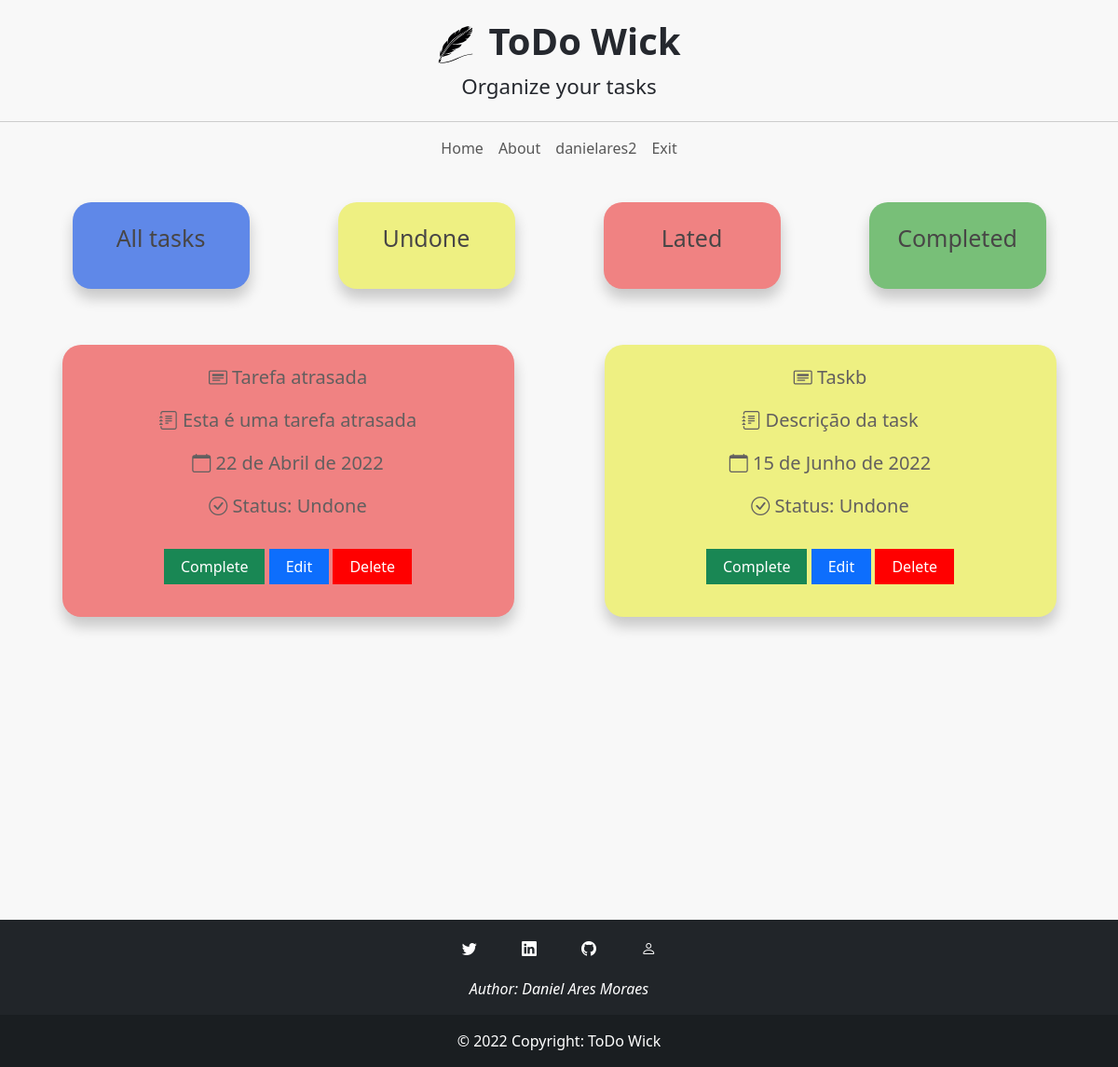
The page /undone-tasks/ (signed in) on the database its author committed.
### task/models.py (models this page shows)
class Task(models.Model):
    user = models.ForeignKey(User, on_delete= models.CASCADE, null=True, blank=True)
    title = models.CharField(max_length=100)
    description = models.CharField(max_length=250)
    creation_date = models.DateField(auto_now=True)
    due_date =models.DateField(blank=True, null=True)
    completed = models.BooleanField(default=False)
    lated = models.BooleanField(default=False)
    def __str__(self):
        return self.title
    class Meta:
        order_with_respect_to = 'user'

### task/views.py (the view)
# urls.py: path('undone-tasks/', login_required(UndoneTasksView.as_view()), name='undone-tasks'),
@method_decorator(login_required, name='dispatch')
class UndoneTasksView(TemplateView):
    template_name = 'task/all-my-tasks.html'
    def get_context_data(self, **kwargs):
        user_id = self.request.user.id
        context = super().get_context_data(**kwargs)
        tasks = Task.objects.filter(user = user_id, completed=False).order_by("due_date")
        for task in tasks:
            if lated_verify(task.due_date):
                task.lated = True
        context['tasks'] = tasks
        return context

### task/views.py (called while the page is built)
def lated_verify(date):
    today = date.today()
    if date < today:
        return True

### templates/task/all-my-tasks.html (shortened to what this page needs)
{% extends 'base.html' %}
{% load bootstrap5 %}
{% block content %}
<div class="container min-vh-100">
    <div class="row align-items-center">
        <a href="{% url 'all-my-tasks' %}" class="col-md-2 item" id="all">
            <p>All tasks</p>
        </a>
        <a href="{% url 'undone-tasks' %}" class="col-md-2 item" id="undone">
            <p>Undone</p>
        </a>
        <a href="{% url 'lated-tasks' %}" class="col-md-2 item" id="lated">
            <p>Lated</p>
        </a>
        <a href="{% url 'complete-tasks' %}" class="col-md-2 item" id="completed">
            <p>Completed</p>
        </a>
    </div>
    <div class="row align-items-center gx-5">
        {% for task in tasks %}
        <div class="col-md-5 item completed-{{task.completed}} lated-{{task.lated}}" id="my-task">
            <p id="task-name">
                <i class="bi bi-card-heading"></i>
                {{task}}
            </p>
            <p id="task-description">
                <i class="bi bi-journal-text"></i>
                {{task.description}}
            </p>
            <p id="task-due-date">
                <i class="bi bi-calendar"></i>
                {{task.due_date}}
            </p>
            <p id="task-due-date">
                <i class="bi bi-check-circle"></i>
                Status:
                {% if task.completed == False %}
                Undone
                {% else %}
                Completed
                {% endif %}
            </p>
            <div class="btn-tasks">
                {% if task.completed == False %}
                <button type="button" class="btn btn-success" data-bs-toggle="modal"
                    data-bs-target="#modalComplete{{task.id}}">Complete</button>
                {% else %}
                <button type="button" class="btn btn-warning" data-bs-toggle="modal"
                    data-bs-target="#modalComplete{{task.id}}">Undone</button>
                {% endif %}
                <a href="{% url 'my-task' task.id %}" class="btn btn-primary">Edit</a>
                <button type="button" class="btn btn-danger" data-bs-toggle="modal"
                    data-bs-target="#modalDelete{{task.id}}">Delete</button>
            </div>
        </div>
        {% endfor %}
    </div>
</div>
{% endblock %}

### templates/base.html (shortened to what this page needs)
{% load static %}
{% load bootstrap5 %}
<!DOCTYPE html>
<html lang="en">
<head>
    {% bootstrap_css %}
    <link rel="stylesheet" href="https://cdn.jsdelivr.net/npm/bootstrap-icons@1.8.1/font/bootstrap-icons.css">
    <link rel="stylesheet" href="{% static '/css/styles.css' %}">
</head>
<body>
    <div class="container-fluid">
        <header class="row" id="header">
            <div id="logo-container">
                <img src="{% static '/images/logo.svg' %}" alt="Art" id="logo">
                <h1 class="title">ToDo Wick</h1>
            </div>
            <p>Organize your tasks</p>
        </header>
        <nav class="navbar navbar-expand-md navbar-light bg-faded">
            <div class="container-fluid">
                <div class="collapse navbar-collapse justify-content-end" id="navbar-links">
                    <ul class="navbar-nav mx-auto">
                        <li class="nav-item active text-center">
                            <a class="nav-link" href="{% url 'index' %}">Home</a>
                        </li>
                        <li class="nav-item active text-center">
                            <a class="nav-link" href="{% url 'about' %}">About</a>
                        </li>
                        {% if user.is_anonymous %}
                        <li class="nav-item text-center">
                            <a class="nav-link" href="{% url 'login' %}">Login</a>
                        </li>
                        <li class="nav-item text-center">
                            <a class="nav-link" href="{% url 'register' %}">SignUp</a>
                        </li>
                        {% else %}
                        <li class="nav-item text-center">
                            <a class="nav-link" href="#">{{user.username}}</a>
                        </li>
                        <li class="nav-item text-center">
                            <a class="nav-link" href="{% url 'logout' %}">Exit</a>
                        </li>
                        {% endif %}
                    </ul>
                </div>
            </div>
        </nav>
    </div>
    <main>
        {% block content %}
        {% endblock %}
        {% include 'footer.html' %}
    </main>
</body>
</html>

### static/css/styles.css (style rules this page uses)
body, html { color: #25282e; background-color: #f8f8f8; }
a, i { text-decoration: none; }
header h1 { font-weight: 900; }
header p { font-size: 1.4em; font-weight: 400; }
.btn { text-decoration: none; padding: 7px 18px; border: 0; border-radius: 0; }
.btn.btn-danger { text-decoration: none; background-color: red; color: #fff; padding: 7px 18px; border: 0; border-radius: 0; }
#header { text-align: center; padding: 20px; border-bottom: 1px solid #ccc; }
#header p { margin-bottom: 0; }
#logo-container { display: flex; justify-content: center; }
#logo { width: 40px; margin-right: 15px; }
.btn.btn-primary, .btn.btn-danger, .btn.btn-success, .btn.btn-warning { width: 100%; margin-top: 15px; margin-bottom: 15px; }
@media (min-width: 786px) { .btn.btn-primary, .btn.btn-danger, .btn.btn-success, .btn.btn-warning { width: auto; } }
.row.align-items-center { align-content: center; height: 100%; padding: 10px 0; }
.col-md-5.item { border-radius: 20px; box-shadow: .5px 10px 15px rgba(0, 0, 0, .2); margin: 20px auto; padding: 20px; background-color: #fff; color: rgb(98, 95, 95); }
.col-md-2.item { border-radius: 20px; box-shadow: .5px 10px 15px rgba(0, 0, 0, .2); margin: 20px auto; padding: 20px; color: rgb(72, 70, 70); }
.col-md-2.item#all { background-color: rgb(95, 136, 232); }
.col-md-2.item#completed { background-color: rgb(120, 191, 120); }
.col-md-2.item#undone { background-color: rgb(238, 240, 130); }
.col-md-2.item#lated { background-color: rgb(240, 130, 130); }
.col-md-2.item p { text-align: center; font-size: 25px; }
.col-md-5.item p { text-align: center; font-size: 40px; transition: .3s; }
.col-md-5.item { border-radius: 20px; box-shadow: .5px 10px 15px rgba(0, 0, 0, .2); margin: 20px auto; padding: 20px; background-color: #fff; }
.col-md-5.item.completed-False { background-color: rgb(238, 240, 130); }
.col-md-5.item.completed-False.lated-True { background-color: rgb(240, 130, 130); }
.col-md-5.item .btn-tasks { text-align: center; }
.col-md-5.item#my-task p { font-size: 20px; }

### rows shown on the page
Task: title "Tarefa atrasada", description "Esta é uma tarefa atrasada", due_date "22 de Abril de 2022", completed "Undone"
Task: title "Taskb", description "Descrição da task", due_date "15 de Junho de 2022", completed "Undone"

### other values the page prints
{{ user.username }} "danielares2"
